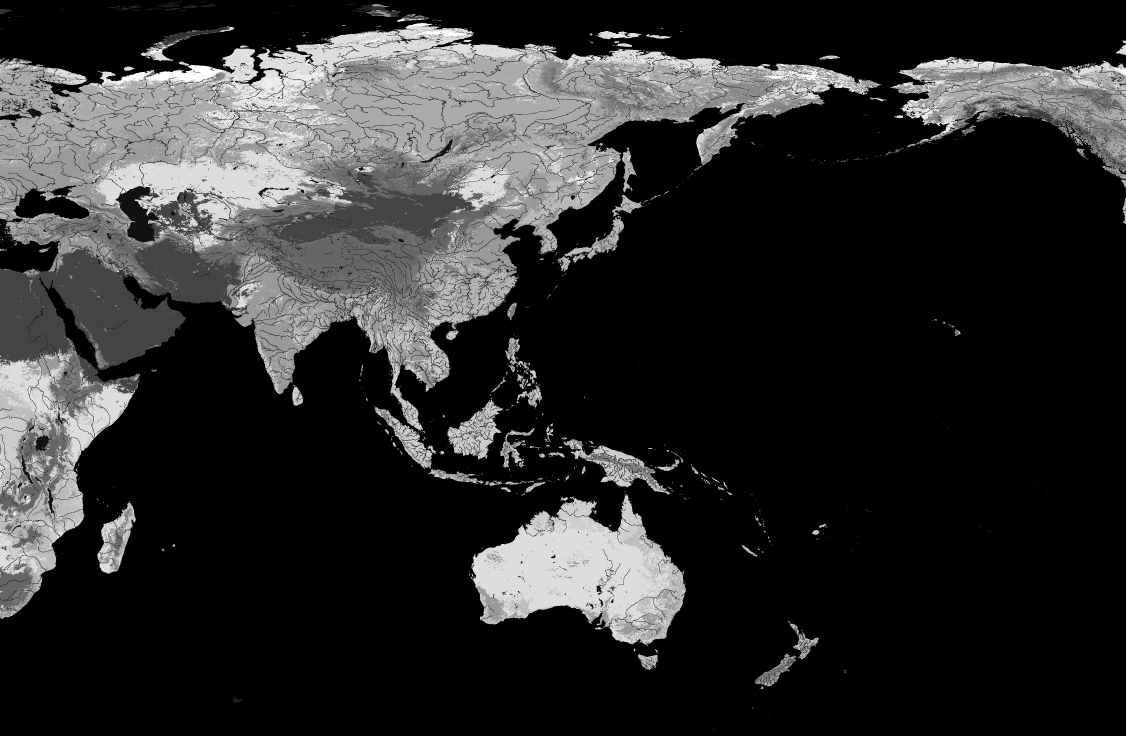
#> input picture 地图/地图数据/栅格/地形编码.png, 3376 x 2208 px (shown at 1/3 size)
$ python measure_desert.py
#> lines starting #> are read from the running program, lines starting #| are printed output that depends on the picture; after the words box and inside, x2 and y2 are one past the last pixel; in counts of white or black regions, pixels touching at a corner belong together
### tools/climate.py
# -*- coding: utf-8 -*-
"""柯本气候分类（Beck et al. 2023，1 km）→ 栅格格心的**主导气候类**。

为什么要有这一层：地形表里「沙漠」与「裸地」在 Copernicus LC100 里是**同一个事实**
（都是「无植被～稀疏植被」= 60）。谁来定"哪一片算沙漠"？以前是 Natural Earth 那几个
**手绘沙漠面**（平均 76 个顶点、戈壁整个只有 100 个顶点），于是沙漠的每条外轮廓都是 NE
的边——实测「沙漠边界外侧 25.5% 仍是 LC100 裸地」，最长一段 207 km 笔直
（见 `设计笔记03` §14.11）。NE 那层面必须彻底不要，换成**气候**这一事实来源。

数据：Beck, H. E. et al. (2023) High-resolution (1 km) Köppen-Geiger maps for 1901–2099
based on constrained CMIP6 projections, *Scientific Data* 10, 724. 许可 **CC BY 4.0**。
本模块只读**现值期**（1991–2020）那幅。

编码（原文 `legend.txt`，本模块原样照抄，不做增删）：

    1 Af  2 Am  3 Aw                                    热带
    4 BWh 5 BWk  沙漠   6 BSh 7 BSk  草原                干旱（B）
    8-16 C*                                             温带
    17-28 D*                                            冷
    29 ET  苔原   30 EF  冰原                             极地

「干旱」= **BWh/BWk/BSh/BSk**（`ARID`）—— 与 `设计笔记03` §14.11 写定的判据一致：
沙漠 = `LC100 裸地 ∧ 干旱气候`。

用法：
    from climate import koppen_from_zip, ARID
    k = koppen_from_zip(W, H, cell, LON0, LAT1, KOPPEN_ZIP, KOPPEN_MEMBER, cache_path)
    arid = np.isin(k, ARID)

缓存：算出的是 (H, W) uint8 的**气候类栅格**（不是布尔掩膜），所以将来要按气候带再细分
草原/苔原时，改规则不必重读 TIFF（与 `植被_降采样.npy` 同一思路）。
"""
from __future__ import annotations

import io
import json
import os
import zipfile

import numpy as np

# ---------------------------------------------------------------- 数据位置与编码
KOPPEN_ZIP_NAME = "koppen_geiger_tif.zip"
# 现值期（1991–2020）1 km。同包里还有：0p1（0.1°）、另外三个历史期与六个 SSP 的未来期
KOPPEN_MEMBER = "1991_2020/koppen_geiger_0p00833333.tif"
KOPPEN_ENCODING = "beck2023-v3"          # 换编码就往缓存旁写这个标记，对不上就不复用

KOPPEN_SCALE = 1.0 / 120.0               # 0.00833333° ≈ 1 km
KOPPEN_TOP_LAT = 90.0                    # 首行格心纬度（自北向南）
KOPPEN_LEFT_LON = -180.0                 # 首列格心经度（自西向东）
KOPPEN_NODATA = 0                        # GDAL_NODATA；0 = 无数据（海洋）
N_CODE = 31                              # 1…30 有效，0 = 无数据

SYMBOLS = ["—", "Af", "Am", "Aw", "BWh", "BWk", "BSh", "BSk",
           "Csa", "Csb", "Csc", "Cwa", "Cwb", "Cwc", "Cfa", "Cfb", "Cfc",
           "Dsa", "Dsb", "Dsc", "Dsd", "Dwa", "Dwb", "Dwc", "Dwd",
           "Dfa", "Dfb", "Dfc", "Dfd", "ET", "EF"]

ARID = (4, 5, 6, 7)                      # BWh BWk BSh BSk —— 「干旱气候」
DESERT = (4, 5)                          # BWh BWk       —— 沙漠气候（BS 是草原）
STEPPE = (6, 7)                          # BSh BSk
TUNDRA = (29,)                           # ET


# ================================================================ 两轴：热量带 × 干湿
# v1 这一层只是**构建期中间层**（判沙漠用的 .npy）；v2 升格为**产品层**
# （`栅格/气候编码.png`），因为地形表把气候那一半交还给了它：沙漠、苔原、雨林/针叶/阔叶
# 全不再存储，改由「覆盖 × 气候」派生（见 docs/adr/0006）。
#
# 为什么不直接存柯本 30 类：柯本是为**植被分类**设计的，符号玩家读不懂；游戏要吃的是
# 两个量——**热量**（几熟、物产、疫病）与**干湿**（农耕/游牧、商路）。柯本可以拆成这两轴，
# 但 **B 组必须按纬度补一刀**：B 组是按*水分*定义的，实测 BWh 有 **59.1% 在回归线以外**
# （撒哈拉北缘、塔尔沙漠、阿拉伯北缘），一律算「热带干旱」就错了一半。
# （BWk/BSk 冷沙漠 99.9% 在回归线外，本来就干净，照柯本的 k 归温带即可。）
#
# 两轴只要 5 位：热量带 2 位 + 干湿 3 位。**寒带不占热量带的取值**——它由干湿的 0 码表示。
# 柯本 ET/EF 共 195,787 格（这些是真的极地）。
# 读取规则：**先读干湿；=0 则整条气候码读作「寒带」，热量带那 2 位是 don't-care。**
#
# ⚠️ 0 这个码因此有两个来源：柯本的 ET/EF，以及"整格无气候数据"。后者**必须在管线里补掉**
# （`fill_land_nodata`）——实测 11,352 格里阿拉斯加、波罗的海、堪察加都有，纬度最低到
# 9.4°N；不补就会把阿拉斯加 58°N 读成极地。`build_raster` 的断言第 4 条守着这件事。
HEAT_TROP, HEAT_SUBTROP, HEAT_TEMP, HEAT_SUBARC = range(4)
HEAT_NAMES = ["热带", "亚热带", "温带", "亚寒带"]      # 寒带不在这里，见 MOIST_NAMES[0]
MOIST_NAMES = ["寒带", "干旱", "半干旱", "冬干", "冬雨", "夏雨", "季风", "常湿"]
N_HEAT, N_MOIST = len(HEAT_NAMES), len(MOIST_NAMES)
SUBARCTIC_LAT = 23.5                     # B 组按此纬度切成「热」与「冷」两半

_HEAT = {}
for _c in (1, 2, 3, 4, 6):               # Af/Am/Aw ＋ BWh/BSh（热的 B 组）
    _HEAT[_c] = HEAT_TROP
for _c in range(8, 17):                  # Csa … Cfc
    _HEAT[_c] = HEAT_SUBTROP
for _c in (17, 18, 21, 22, 25, 26):      # Dsa/Dsb/Dwa/Dwb/Dfa/Dfb（温和的 D 组）
    _HEAT[_c] = HEAT_TEMP
for _c in (5, 7):                        # BWk/BSk（冷的 B 组）
    _HEAT[_c] = HEAT_TEMP
for _c in (19, 20, 23, 24, 27, 28):      # Dsc/Dsd/Dwc/Dwd/Dfc/Dfd（亚寒带）
    _HEAT[_c] = HEAT_SUBARC

_MOIST = {4: 1, 5: 1,                    # 干旱
          6: 2, 7: 2,                    # 半干旱
          1: 7, 2: 6, 3: 3}              # Af 常湿 / Am 季风 / Aw 冬干（稀树草原）
for _c in (8, 9, 10, 17, 18, 19, 20):    # 带 s = 冬雨（地中海型）
    _MOIST[_c] = 4
for _c in (11, 12, 13, 21, 22, 23, 24):  # 带 w = 夏雨（季风型）
    _MOIST[_c] = 5
for _c in (14, 15, 16, 25, 26, 27, 28):  # 带 f = 常湿
    _MOIST[_c] = 7
for _c in (29, 30):                      # ET/EF → 干湿码 0，即「寒带」
    _MOIST[_c] = 0

HEAT_BY_CODE = np.zeros(N_CODE, np.uint8)
MOIST_BY_CODE = np.zeros(N_CODE, np.uint8)
for _c, _h in _HEAT.items():
    HEAT_BY_CODE[_c] = _h
for _c, _m in _MOIST.items():
    MOIST_BY_CODE[_c] = _m


# [14 lines left out: function axes, not called in this run]


def pack(heat: np.ndarray, moist: np.ndarray) -> np.ndarray:
    """两轴 → 一个字节：`码 = 热量带 × 8 + 干湿`（0..31）。写 8 位灰度 PNG 用这个。"""
    return (heat.astype(np.uint16) * N_MOIST + moist.astype(np.uint16)).astype(np.uint8)


# [49 lines left out: functions unpack, fill_land_nodata, polar_nodata, not called in this run]


# ---------------------------------------------------------------- TIFF 瓦片流式读
class _KoppenStrip:
    """柯本 TIFF（LZW、256×256 分块）按**瓦片行**流式解码，只解本图经度窗口内的列。

    与 `terrain._TifStrip` 同思路（那里解 Deflate），只是解码器换成 imagecodecs 的 LZW。
    窗口跨日界线，所以是"两段列"：A = lon0…180°，B = -180°…lon1-360°。
    """

    # [158 lines left out: functions __init__, _tile, strip, _col_index, koppen_from_zip, cache_ok and 1 more, not called in this run]

### tools/mapdata.py
# -*- coding: utf-8 -*-
"""地图数据的路径与文件名的唯一出处（改名只改这里）。

目录结构（2026-10-07 起：全部改成中文名，一眼看得懂）：

    地图/地图数据/
      说明.md                      本目录的说明（许可、清单、校验值）
      基础单元.json                基础单元 + 种子地块（3682 单元 / 1607 地块，中文名）
      原始数据/                    第三方原始件，只读；由 tools/fetch_map_data.py 获取
        自然地球/                  Natural Earth 10m（底图、河流湖泊、现代国界与一级政区）
        中华县级/                  GADM 4.1 中华县级 + 阿里 DataV 备选
        高程与地表/                ETOPO 全球高程 + Copernicus 土地覆盖
        气候/                      柯本气候分类（Beck et al. 2023，1 km；沙漠/草原判据）
        河流/                      HydroRIVERS v1.0 河网（HydroSHEDS；NE 河流的替代/补充）
        唐至明政区/                Hartwell CHGIS V5（唐 741 → 明 1391）
        历史水系/                  CHGIS 1820 水系与时间序列面（参照）
        日本德川/                  国 / 道 / 藩
        流域/                      HydroBASINS 亚洲流域 6、7 级
      栅格/                        编辑器与游戏读的底层数据（栅格是几何真源）
        地块编码.png               24 位 RGB，码 = R + G×256
        分区编码.png               同上，0 = 无分区；分区隶属于地块
        地形编码.png               8 位灰度 = 地形编码（20 类，见 tools/terrain.py）
        参考顶点.bin               参考层的**矢量顶点**（环表 + 格坐标×8），不是栅格掩膜
        台账.json                  网格几何 + 地形图例 + 陆地口径 + 地块台账
        高程_降采样.npy            备用：降采样高程（改地形分类规则时不必重读原图）
        起伏_降采样.npy            备用：格内极差（分丘陵/山地/高原的依据）
        植被_降采样.npy            备用：LC100 主导类（森林/农田/灌丛…的依据）
        气候_降采样.npy            备用：柯本主导气候类（沙漠/草原/苔原判据的来源）
"""
from __future__ import annotations

import os

ROOT = os.path.dirname(os.path.dirname(os.path.abspath(__file__)))
DATA_DIR = os.path.join(ROOT, "地图", "地图数据")


# ================================================================ 世界窗口与格边长
# **唯一出处**：build_editor（筛单元）与 build_raster（出栅格）都从这里取，免得两处各写一份。
#
# 2026-10-08 裁过一次（原 25°E–236°E / 56°S–82°N），依据是 附录C 的地缘清单：
#   东 236→226：只丢「皮特凯恩群岛」（附录C 的沧溟只列 关岛/密克/波利/夏威，没有它）。
#                再往西切就会切到法属波利尼西亚那几个岛群（它们的经纬互相咬着，矩形切不干净）。
#   南 −56→−48.1：只丢 4 个南极圈外的无人岛（麦夸里/坎贝尔/奥克兰/安蒂波德斯）。
#                 −47 会切到新西兰「南地大区」（南缘 −47.27）；−48.0 恰好切在
#                 「斯奈尔斯群岛」（−48.06…−48.00）的北缘上，把它切成"零像元地块"，
#                 所以取 −48.1 让那一块整块留在窗内。
#   西 25 与北 82 不动：西边最靠外的是土耳其「恰纳卡莱省」（25.66），北边是「克拉斯诺亚尔斯克」（81.29）。
# 裁不掉的两块（矩形办不到，要动就得上非矩形遮罩）：
#   · 非洲（埃及/苏丹）：和 波斯/天竺 同纬度，矩形切它必切波斯；
#   · 法属波利尼西亚的外围岛群：与塔希提的经纬交叠。
SCOPE_LON0, SCOPE_LON1 = 25.0, 226.0
SCOPE_LAT0, SCOPE_LAT1 = -48.1, 82.0
# 格边长：1/19° ≈ 5.86 km。原来是 1/16°（0.0625°≈6.9 km），**细 1.1875 倍**
# （1/16 ÷ 1.2 落在 1/19 与 1/20 之间，取 1/19 更近，且 201°/1/19 与 130°/1/19 都是整数）。
CELL = 1.0 / 19.0


def under(*parts: str) -> str:
    return os.path.join(DATA_DIR, *parts)


# ---------------- 加工产物 ----------------
UNITS = under("基础单元.json")                       # 单元 + 种子地块台账
RASTER = under("栅格")
# 编辑器改完的草稿落这里，由 tools/import_editor.py 合入 RASTER（见 docs/adr/0002）。
# 注意它**不在 地图数据/ 里**：草稿不是数据，是待办的活；路径与 地图数据/ 平级。
STAGING = os.path.join(ROOT, "地图", "待合入")
# 编辑器**唯一**读数据的网址前缀：serve.py 把它虚拟映射到 RASTER，
# 且 STAGING 里有同名文件时草稿优先（"读真源与草稿"）。写进 js/data.js 的就是它。
URL_PREFIX = "/数据/"
# 编辑器**只允许**写这几个文件（受限 POST 的白名单）——地形与参考顶点是管线定稿，不许改
STAGING_FILES = ("地块编码.png", "分区编码.png", "台账.json")
GRID_PLOT = under("栅格", "地块编码.png")
GRID_DIST = under("栅格", "分区编码.png")
GRID_TERRAIN = under("栅格", "地形编码.png")
GRID_REFV = under("栅格", "参考顶点.bin")          # 参考层改矢量顶点（2026-10-07）
GRID_META = under("栅格", "台账.json")
GRID_ELEV = under("栅格", "高程_降采样.npy")
GRID_RELIEF = under("栅格", "起伏_降采样.npy")
GRID_VEG = under("栅格", "植被_降采样.npy")
GRID_CLIMATE = under("栅格", "气候_降采样.npy")

# ---------------- 原始数据 ----------------
RAW = under("原始数据")
NE_DIR = under("原始数据", "自然地球")
CN_DIR = under("原始数据", "中华县级")
FOREIGN_DIR = under("原始数据", "外国县级")
TERRAIN_DIR = under("原始数据", "高程与地表")
CLIMATE_DIR = under("原始数据", "气候")
HARTWELL_DIR = under("原始数据", "唐至明政区")
CHGIS_DIR = under("原始数据", "历史水系")
JAPAN_DIR = under("原始数据", "日本德川")
BASINS_DIR = under("原始数据", "流域")
HYDRO_RIVERS_DIR = under("原始数据", "河流")

# 常用原始件（文件名也中文；URL 里的原文件名见 tools/fetch_map_data.py 清单）
NE_COAST = os.path.join(NE_DIR, "海岸线.zip")
NE_LAND = os.path.join(NE_DIR, "陆地.zip")
NE_OCEAN = os.path.join(NE_DIR, "海洋.zip")
NE_LAKES = os.path.join(NE_DIR, "湖泊.zip")
NE_RIVERS = os.path.join(NE_DIR, "河流.zip")
NE_LINES = os.path.join(NE_DIR, "重要经纬线.zip")
NE_REGIONS = os.path.join(NE_DIR, "自然地理区.zip")
NE_COUNTRIES = os.path.join(NE_DIR, "现代国界_国家.zip")
NE_ADM1 = os.path.join(NE_DIR, "现代一级政区.zip")
NE_BOUNDS = os.path.join(NE_DIR, "国界线.zip")
NE_GRAY = os.path.join(NE_DIR, "灰度晕渲底图.zip")
NE_GLACIATED = os.path.join(NE_DIR, "冰川区.zip")
GADM_CN3 = os.path.join(CN_DIR, "中华县级_GADM41_3.json.zip")
GADM_CN2 = os.path.join(CN_DIR, "中华市级_GADM41_2.json.zip")
GADM_CN1 = os.path.join(CN_DIR, "中华省级_GADM41_1.json.zip")
DATAV_GEOJSON = os.path.join(CN_DIR, "阿里县级_样本.geojson")
DATAV_CSV = os.path.join(CN_DIR, "阿里县级_台账.csv")


# [7 lines left out: function gadm2, not called in this run]

ETOPO_TIF = os.path.join(TERRAIN_DIR, "全球高程_ETOPO_60秒.tif")
LANDCOVER_TIF = os.path.join(TERRAIN_DIR, "全球土地覆盖_100米.tif")
LC100_TIF = LANDCOVER_TIF
# LC100 的满分辨率裸数组曾放在这里（141120 × 362880 × uint8 = 51.2 GB）：本机那份是残件
# （lat −18° 以南整片是 0），**2026-10-07 深夜 已删**。这个常量留在原地只是为了将来若放入一份
# 可信的裸数组时，terrain.validate_raw() 能自动发现并自检启用；没有它就走 TIFF 流式解瓦片。
LC100_RAW = os.path.join(TERRAIN_DIR, "numpy")
# 柯本气候分类（Beck et al. 2023, CC BY 4.0）：沙漠/草原/苔原的**气候判据**来源，
# 取代原先那几个 Natural Earth 手绘沙漠面（见 tools/climate.py、设计笔记03 §14.11）。
KOPPEN_ZIP = os.path.join(CLIMATE_DIR, "koppen_geiger_tif.zip")
HARTWELL_ZIP = os.path.join(HARTWELL_DIR, "Hartwell_唐至明政区_2010.zip")
CHGIS_WATER = os.path.join(CHGIS_DIR, "CHGIS_1820_水系.zip")
CHGIS_PROV = os.path.join(CHGIS_DIR, "CHGIS_时间序列_省级面.zip")
CHGIS_PREF = os.path.join(CHGIS_DIR, "CHGIS_时间序列_府州级面.zip")
JP_KUNI = os.path.join(JAPAN_DIR, "国_kuni_面.ZIP")
JP_DOO = os.path.join(JAPAN_DIR, "道_doo_面.ZIP")
JP_DMYO = os.path.join(JAPAN_DIR, "藩_dmyo_面.ZIP")
JP_PTS = os.path.join(JAPAN_DIR, "藩治点.ZIP")
BASIN6 = os.path.join(BASINS_DIR, "亚洲流域_6级.zip")
BASIN7 = os.path.join(BASINS_DIR, "亚洲流域_7级.zip")


# [15 lines left out: functions hydro_rivers, missing, not called in this run]

### tools/measure_desert.py
# -*- coding: utf-8 -*-
"""复测「沙漠边界平滑」是否修掉 —— 口径与 设计笔记03 §14.11 的实测完全一致。

    python tools/measure_desert.py

三项指标（§14.11 的基线写在括号里）：
  ① 沙漠边界外侧仍是 LC100 裸地的比例（基线 25.5%，2,947 / 11,559 格）
  ② 最长一段笔直的边界（基线 30 格 = 207 km）
  ③ 同为 LC100 裸露地表，沙漠与裸地的周长/√面积（基线 沙漠 34.9 / 裸地 114.3）
  ④ 参考：干旱气候区里 LC100 裸地 → 沙漠 的覆盖率（沙漠 = 该集合，故恒为 100%）
"""
from __future__ import annotations

import os
import sys

import numpy as np
from PIL import Image
from scipy import ndimage

sys.path.insert(0, os.path.dirname(os.path.abspath(__file__)))
from mapdata import GRID_TERRAIN, GRID_VEG, KOPPEN_ZIP                      # noqa: E402
import climate as CL                                                        # noqa: E402

GRID_CLIMATE_NPY = GRID_TERRAIN.replace("地形编码.png", "气候_降采样.npy")

T_OCEAN, T_LAKE, T_RIVER, T_ICE, T_DESERT, T_BARE = 0, 1, 2, 3, 4, 5
ST8 = np.ones((3, 3), np.uint8)
ST8[1, 1] = 0
CELL_KM = 0.0625 * 111.32


def perimeter(m: np.ndarray) -> int:
    """栅格周长：与「非 m」4 邻接的 m 格数（够用来做同类比较）。"""
    inside = m
    nb = ndimage.convolve(m.astype(np.uint8), np.array([[0, 1, 0], [1, 0, 1], [0, 1, 0]]),
                          mode="constant", cval=0)
    return int((inside & (nb < 4)).sum())


def main() -> int:
    t = np.array(Image.open(GRID_TERRAIN))
#> t is the input picture: shape (2208, 3376); min 0, max 15, mean 2.59
    veg = np.load(GRID_VEG) if os.path.exists(GRID_VEG) else None
    desert = t == T_DESERT
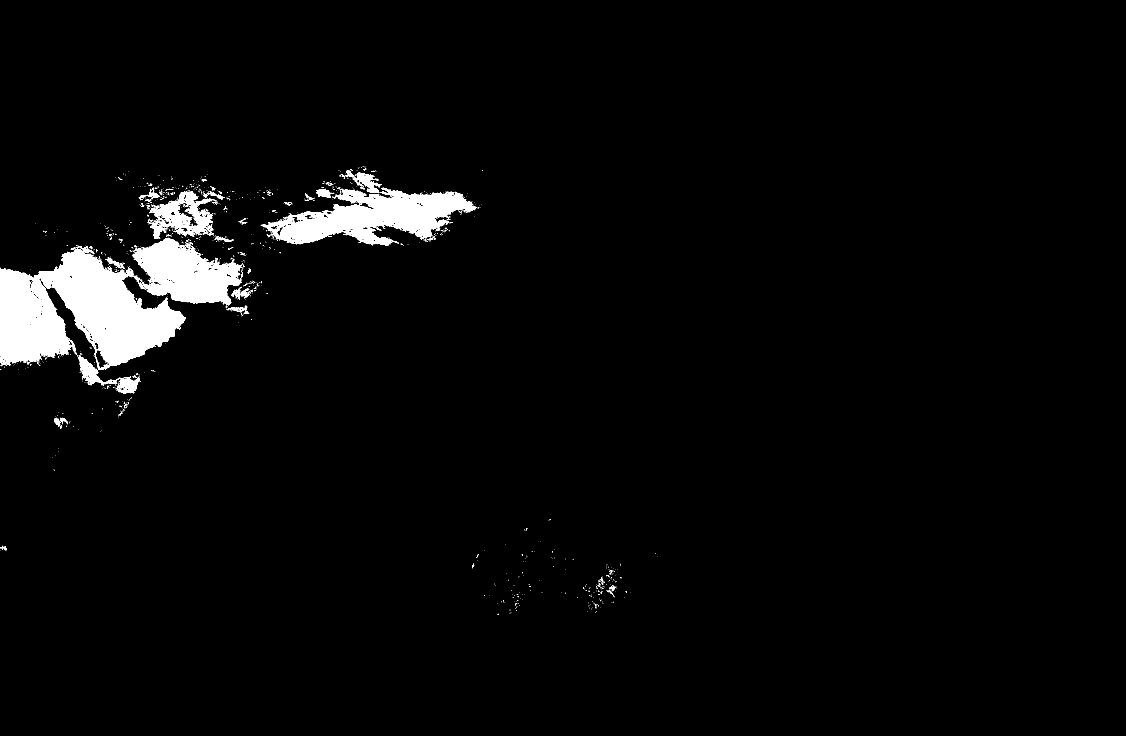
#> desert: shape (2208, 3376) bool (shown at 1/3 size); 3.1% white; 1410 white regions (1313 under 20 px), largest, box (x1, y1, x2, y2) and area: (0, 746, 557, 1110) 113102, (821, 563, 1430, 737) 51044, (395, 713, 730, 915) 37766
    bare = t == T_BARE
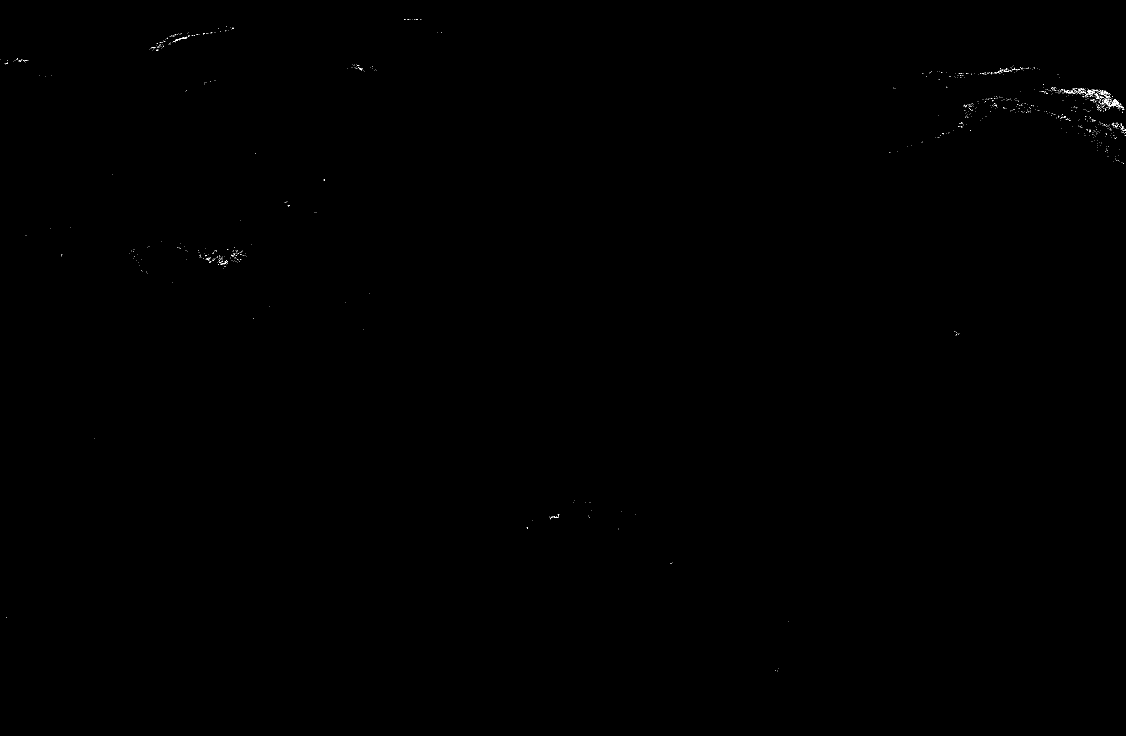
#> bare: shape (2208, 3376) bool (shown at 1/3 size); 0.05% white in thin lines or dots, all inside (x1, y1, x2, y2) = (0, 57, 3376, 2014)
    print(f"沙漠 {int(desert.sum()):,} 格 ／ 裸地 {int(bare.sum()):,} 格")
#| 沙漠 234,649 格 ／ 裸地 3,407 格

    # ① 边界外侧（4 邻的"非沙漠"那一侧）里，仍是 LC100 裸地的比例
    out_nb = ndimage.convolve((~desert).astype(np.uint8), np.array([[0, 1, 0], [1, 0, 1], [0, 1, 0]]),
                              mode="constant", cval=0)
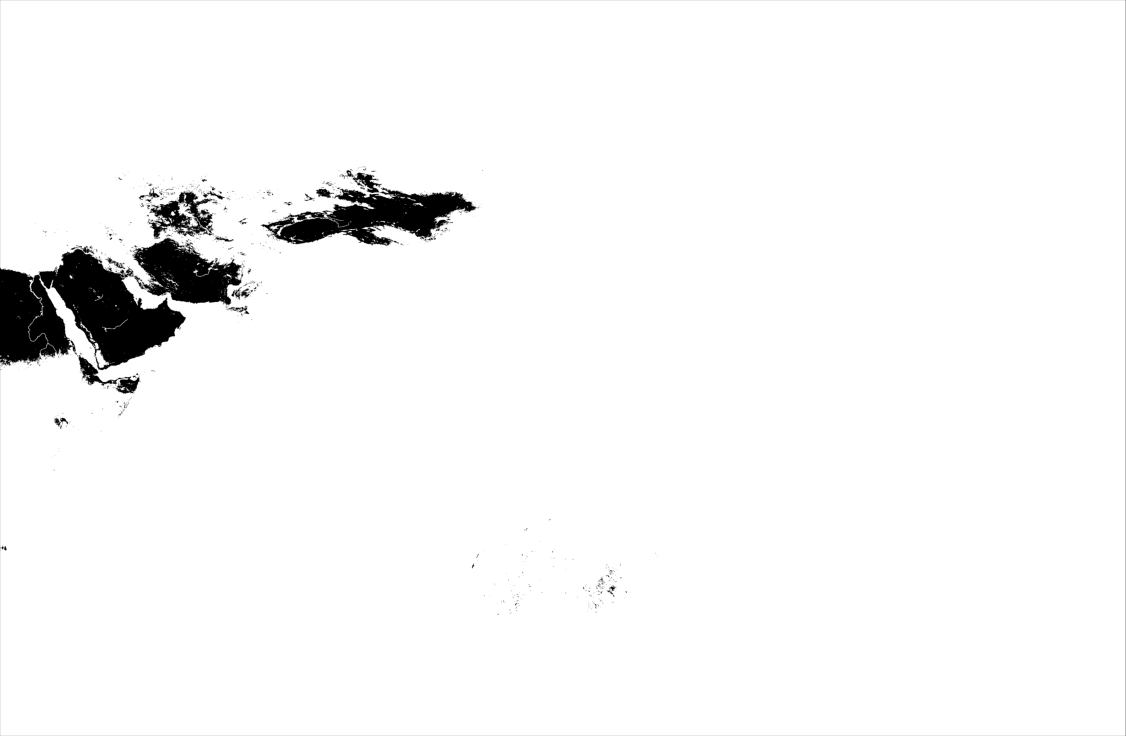
#> out_nb: shape (2208, 3376) (shown at 1/3 size); min 0, max 4, mean 3.87; drawn with min black and max white
    edge = desert & (out_nb > 0)
#> edge: shape (2208, 3376) bool; 0.4% white in thin lines or dots, all inside (x1, y1, x2, y2) = (0, 500, 1972, 1845)
    outside = (~desert) & (ndimage.convolve(desert.astype(np.uint8),
                                            np.array([[0, 1, 0], [1, 0, 1], [0, 1, 0]]),
                                            mode="constant", cval=0) > 0)
#> outside: shape (2208, 3376) bool; 0.42% white in thin lines or dots, all inside (x1, y1, x2, y2) = (0, 499, 1973, 1846)
#> (the rest of the program and of its run is left out)
